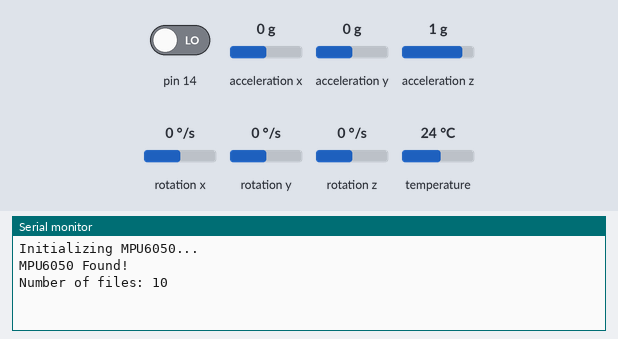
Recording of a sketch running on a simulated Arduino Uno, built with avr-gcc and run on an emulated ATmega328P. Shown: the last lines printed to the serial monitor. Inputs (shaded band) come from the test bench; at power-on: acceleration x 0 g, pin 14 LOW, acceleration y 0 g, acceleration z 1 g, rotation x 0 °/s, rotation y 0 °/s, rotation z 0 °/s, temperature 24 °C. Random numbers use the default seed unless the sketch sets one; the audio player accepts every command and is not drawn.

Above: at 1.7 s.
1.8 s: acceleration x set to -1.4 g
At 2.2 s:
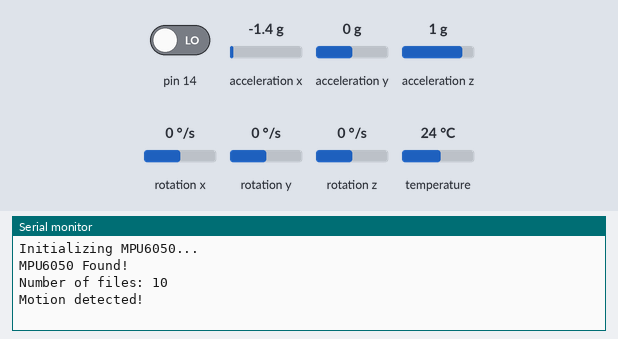
3.8 s: pin 14 driven HIGH
At 4.2 s:
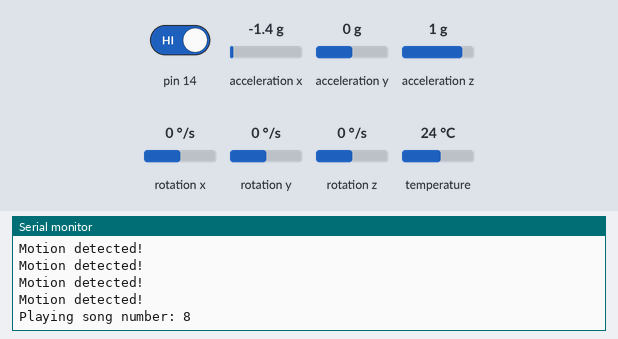
Timing chart, 0 to 6.8 s (numbered marks = the images above; inputs shaded):
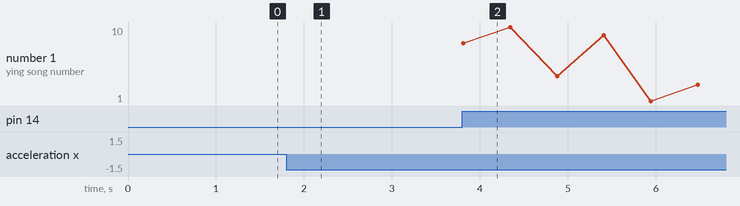

The sketch:

servant.ino
```cpp
#include <SoftwareSerial.h>
#include <DFRobotDFPlayerMini.h>
#include <Wire.h>
#include <Adafruit_MPU6050.h>
#include <Adafruit_Sensor.h>

Adafruit_MPU6050 mpu;
const float motionThreshold = 14;  // Adjust this value to change sensitivity

// Set up the software serial for communication with DFPlayer Mini
SoftwareSerial mySoftwareSerial(12, 13); // RX, TX
DFRobotDFPlayerMini myDFPlayer;


// Threshold values
const float thresholdX = 1.5;  // X-axis threshold (in g)
const float thresholdY = 1.5;  // Y-axis threshold (in g)
const float thresholdZ = 1.5;  // Z-axis threshold (in g)

int totalSongs = 0;

void setup() {
  Serial.begin(115200); // Start the serial monitor
  while (!Serial);
  Serial.println("Initializing MPU6050...");

  if (!mpu.begin()) {
    Serial.println("Failed to find MPU6050 sensor.");
    while (1);
  }

  mpu.setAccelerometerRange(MPU6050_RANGE_8_G);
  mpu.setGyroRange(MPU6050_RANGE_500_DEG);
  mpu.setFilterBandwidth(MPU6050_BAND_21_HZ);

  Serial.println("MPU6050 Found!");

  mySoftwareSerial.begin(9600); // Start software serial communication

  // Initialize DFPlayer Mini
  if (!myDFPlayer.begin(mySoftwareSerial)) {
    Serial.println("DFPlayer Mini not detected!");
    while (true); // Stop if DFPlayer is not detected
  }

  totalSongs = myDFPlayer.readFileCounts(); // Get the number of songs on the SD card
  Serial.print("Number of files: ");
  Serial.println(totalSongs);
}

void loop() {
  sensors_event_t a, g, temp;
  mpu.getEvent(&a, &g, &temp);

  float motionMagnitude = abs(a.acceleration.x) + abs(a.acceleration.y) + abs(a.acceleration.z);

  if (motionMagnitude > motionThreshold) {
    triggerEvent();
    delay(500); // Prevent multiple triggers in quick succession
    digitalWrite(LED_BUILTIN, LOW);

  }
}

void triggerEvent() {
  Serial.println("Motion detected!");
  digitalWrite(LED_BUILTIN, HIGH); // Uncomment this if you want to trigger a built-in LED
  playRandomSong();
}

// Function to play a random song
void playRandomSong() {
  if (totalSongs > 0 && digitalRead(14) == HIGH) {
    int randomSong = random(1, totalSongs + 1); // Generate a random song number
    Serial.print("Playing song number: ");
    Serial.println(randomSong);
    myDFPlayer.play(randomSong); // Play the random song
  }
}
```

Measured:
- after the input at 1.8 s, the serial monitor: prints a new line at once (image 1)
- after the input at 3.8 s, the serial monitor: prints a new line at once (image 2)
